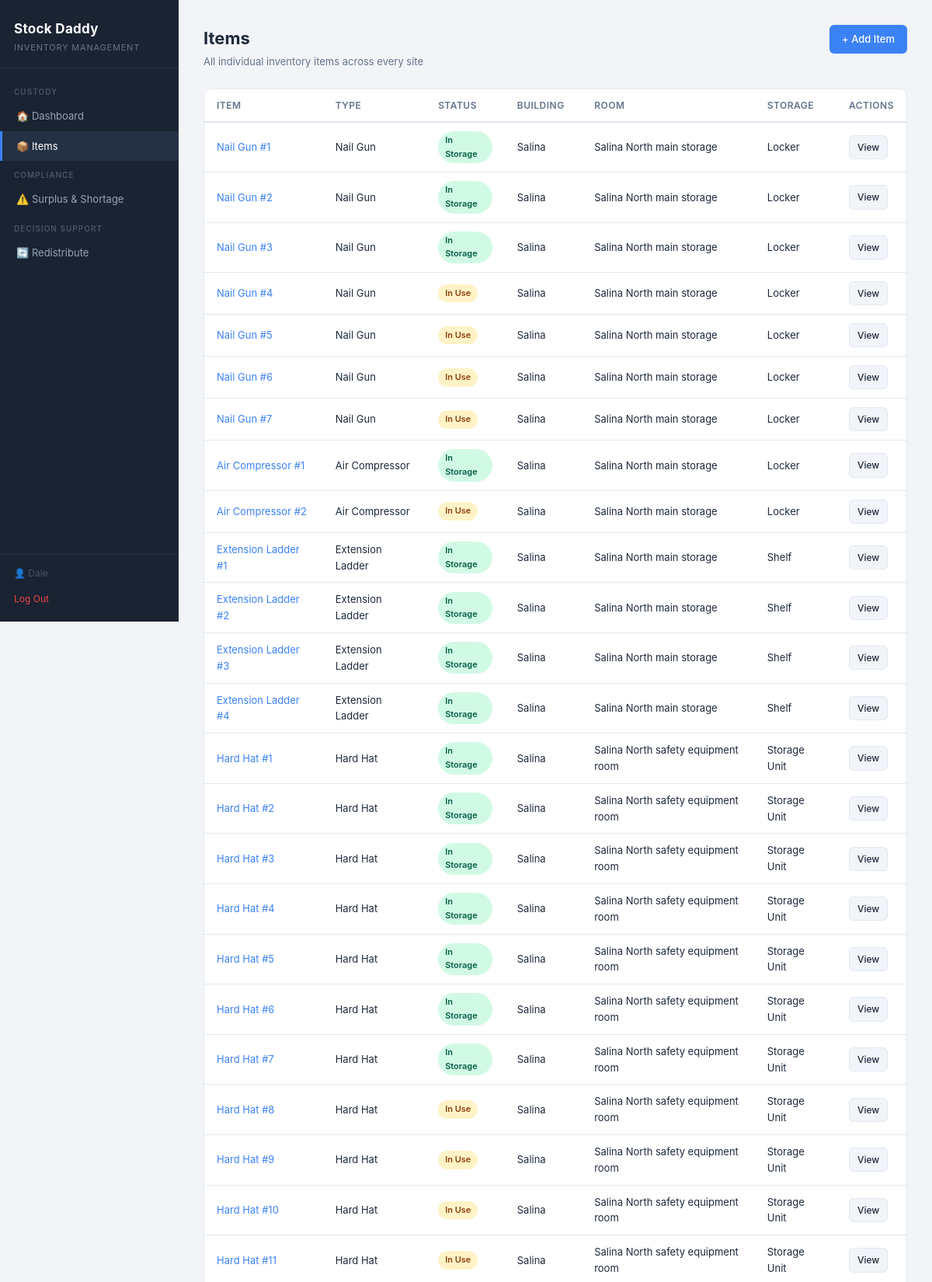
The app's page /items (signed in, upper part) with its own data.
### tables this page shows
CREATE TABLE item (
  item_id      INTEGER PRIMARY KEY AUTOINCREMENT,
  item_type_id INTEGER NOT NULL,
  storage_id   INTEGER NULL,      -- nullable: NULL while item_status = 'In Transit'
  item_name    VARCHAR(100),
  item_status  VARCHAR(100) NOT NULL DEFAULT 'In Storage',
  date_added   DATETIME DEFAULT CURRENT_TIMESTAMP,
  retired      DATETIME NULL,
  FOREIGN KEY (item_type_id) REFERENCES item_type(item_type_id),
  FOREIGN KEY (storage_id) REFERENCES storage(storage_id),
  CONSTRAINT chk_item_status CHECK (item_status IN ('In Storage', 'In Use', 'In Transit'))
);

CREATE TABLE item_type (
  item_type_id      INTEGER PRIMARY KEY AUTOINCREMENT,
  name              VARCHAR(100) NOT NULL UNIQUE,
  description       VARCHAR(255),
  -- Cost to acquire one new unit. NULL = acquisition unavailable (c_k = inf).
  replacement_cost  DECIMAL(10,2) NULL,
  -- REQ-23. NULL = no service-life limit configured for this type (not zero).
  service_life_days INTEGER NULL,
  CONSTRAINT chk_replacement_cost_positive
    CHECK (replacement_cost IS NULL OR replacement_cost > 0),
  CONSTRAINT chk_service_life_positive
    CHECK (service_life_days IS NULL OR service_life_days > 0)
);

CREATE TABLE building (
  building_id     INTEGER PRIMARY KEY AUTOINCREMENT,
  business_id     INTEGER NOT NULL,
  state           VARCHAR(100),
  city            VARCHAR(100),
  street_address  VARCHAR(100),
  retired         DATETIME NULL,
  FOREIGN KEY (business_id) REFERENCES business(business_id)
);

CREATE TABLE room (
  room_id     INTEGER PRIMARY KEY AUTOINCREMENT,
  building_id INTEGER NOT NULL,
  location    VARCHAR(100),
  retired     DATETIME NULL,
  FOREIGN KEY (building_id) REFERENCES building(building_id)
);

CREATE TABLE storage (
  storage_id    INTEGER PRIMARY KEY AUTOINCREMENT,
  room_id       INTEGER NOT NULL,
  storage_type  VARCHAR(100),
  retired       DATETIME NULL,
  FOREIGN KEY (room_id) REFERENCES room(room_id)
);

### app.py (the view)
@app.route("/items")
def items():
    if "user" not in session:
        return redirect(url_for("login"))
    item_list = db.get_items(session["owner_id"])
    return render_template("items.html", user=session["user"], items=item_list)

### db.py (called while the page is built)
def get_connection():
    conn = sqlite3.connect(DB_PATH)
    conn.execute("PRAGMA foreign_keys = ON;")
    conn.row_factory = sqlite3.Row
    return conn

### templates/items.html (shortened to what this page needs)
{% extends "base.html" %}
{% block body %}
<div class="app-layout">
    {% include "nav.html" %}
    <main class="main-content">
        <div class="page-header">
            <div>
                <h2>Items</h2>
                <p>All individual inventory items across every site</p>
            </div>
            <a href="{{ url_for('new_items') }}" class="btn btn-primary">+ Add Item</a>
        </div>
        <div class="card">
            <table class="table">
                <thead>
                    <tr>
                        <th>Item</th>
                        <th>Type</th>
                        <th>Status</th>
                        <th>Building</th>
                        <th>Room</th>
                        <th>Storage</th>
                        <th>Actions</th>
                    </tr>
                </thead>
                <tbody>
                    {% for item in items %}
                    <tr>
                        <td><a href="{{ url_for('item_detail', item_id=item.id) }}">{{ item.name }}</a></td>
                        <td>{{ item.type }}</td>
                        <td>
                            {% if item.status == "In Storage" %}
                                <span class="badge badge-ok">In Storage</span>
                            {% elif item.status == "In Use" %}
                                <span class="badge badge-warning">In Use</span>
                            {% elif item.status == "In Transit" %}
                                <span class="badge badge-transit">In Transit</span>
                            {% endif %}
                        </td>
                        <td>{{ item.building }}</td>
                        <td>{{ item.room }}</td>
                        <td>{{ item.storage }}</td>
                        <td>
                            <a href="{{ url_for('item_detail', item_id=item.id) }}" class="btn btn-small btn-secondary">View</a>
                        </td>
                    </tr>
                    {% else %}
                    <tr>
                        <td colspan="7" class="empty-state">No items found.</td>
                    </tr>
                    {% endfor %}
                </tbody>
            </table>
        </div>
    </main>
</div>
{% endblock %}

### static/css/main.css (style rules this page uses)
*, *::before, *::after { box-sizing: border-box; margin: 0; padding: 0; }
:root { --bg: #f2f4f8; --surface: #ffffff; --sidebar-bg: #1a2332; --sidebar-hover:#243044; --accent: #3b82f6; --accent-dark: #2563eb; --danger: #ef4444; --warning-bg: #fef3c7; --warning-text: #92400e; --success-bg: #d1fae5; --success-text: #065f46; --surplus-bg: #dbeafe; --surplus-text: #1e40af; --shortage-bg: #fee2e2; --shortage-text:#991b1b; --transit-bg: #ede9fe; --transit-text: #5b21b6; --text: #1e293b; --muted: #64748b; --border: #e2e8f0; --sidebar-w: 230px; }
body { font-family: -apple-system, BlinkMacSystemFont, "Segoe UI", Roboto, sans-serif; background: var(--bg); color: var(--text); font-size: 14px; line-height: 1.6; }
a { color: var(--accent); text-decoration: none; }
.app-layout { display: flex; min-height: 100vh; }
.main-content { flex: 1; padding: 32px; overflow-y: auto; min-width: 0; }
.page-header { display: flex; justify-content: space-between; align-items: flex-start; margin-bottom: 24px; gap: 16px; }
.page-header h2 { font-size: 22px; font-weight: 700; margin-bottom: 2px; }
.page-header p { color: var(--muted); font-size: 13px; }
.card { background: var(--surface); border: 1px solid var(--border); border-radius: 10px; margin-bottom: 20px; overflow: hidden; }
.table { width: 100%; border-collapse: collapse; font-size: 13px; }
.table th { text-align: left; padding: 11px 16px; border-bottom: 2px solid var(--border); color: var(--muted); font-weight: 600; font-size: 12px; text-transform: uppercase; letter-spacing: 0.5px; }
.table td { padding: 11px 16px; border-bottom: 1px solid var(--border); }
.badge { display: inline-block; padding: 3px 9px; border-radius: 99px; font-size: 11px; font-weight: 600; }
.badge-ok { background: var(--success-bg); color: var(--success-text); }
.badge-warning { background: var(--warning-bg); color: var(--warning-text); }
.btn { display: inline-block; padding: 8px 16px; border-radius: 6px; border: none; cursor: pointer; font-size: 13px; font-weight: 500; text-decoration: none; transition: background 0.12s; background: var(--accent); color: #fff; white-space: nowrap; }
.btn-primary { background: var(--accent); color: #fff; }
.btn-secondary { background: #f1f5f9; color: var(--text); border: 1px solid var(--border); }
.btn-small { padding: 5px 10px; font-size: 12px; }

### records on screen
item: name "Nail Gun #1", type "Nail Gun", item_status "In Storage", building "Salina", room "Salina North main storage", storage "Locker"
item: name "Nail Gun #2", type "Nail Gun", item_status "In Storage", building "Salina", room "Salina North main storage", storage "Locker"
item: name "Nail Gun #3", type "Nail Gun", item_status "In Storage", building "Salina", room "Salina North main storage", storage "Locker"
item: name "Nail Gun #4", type "Nail Gun", item_status "In Use", building "Salina", room "Salina North main storage", storage "Locker"
item: name "Nail Gun #5", type "Nail Gun", item_status "In Use", building "Salina", room "Salina North main storage", storage "Locker"
item: name "Nail Gun #6", type "Nail Gun", item_status "In Use", building "Salina", room "Salina North main storage", storage "Locker"
item: name "Nail Gun #7", type "Nail Gun", item_status "In Use", building "Salina", room "Salina North main storage", storage "Locker"
item: name "Air Compressor #1", type "Air Compressor", item_status "In Storage", building "Salina", room "Salina North main storage", storage "Locker"
item: name "Air Compressor #2", type "Air Compressor", item_status "In Use", building "Salina", room "Salina North main storage", storage "Locker"
item: name "Extension Ladder #1", type "Extension Ladder", item_status "In Storage", building "Salina", room "Salina North main storage", storage "Shelf"
item: name "Extension Ladder #2", type "Extension Ladder", item_status "In Storage", building "Salina", room "Salina North main storage", storage "Shelf"
item: name "Extension Ladder #3", type "Extension Ladder", item_status "In Storage", building "Salina", room "Salina North main storage", storage "Shelf"
item: name "Extension Ladder #4", type "Extension Ladder", item_status "In Storage", building "Salina", room "Salina North main storage", storage "Shelf"
item: name "Hard Hat #1", type "Hard Hat", item_status "In Storage", building "Salina", room "Salina North safety equipment room", storage "Storage Unit"
item: name "Hard Hat #2", type "Hard Hat", item_status "In Storage", building "Salina", room "Salina North safety equipment room", storage "Storage Unit"
item: name "Hard Hat #3", type "Hard Hat", item_status "In Storage", building "Salina", room "Salina North safety equipment room", storage "Storage Unit"
item: name "Hard Hat #4", type "Hard Hat", item_status "In Storage", building "Salina", room "Salina North safety equipment room", storage "Storage Unit"
item: name "Hard Hat #5", type "Hard Hat", item_status "In Storage", building "Salina", room "Salina North safety equipment room", storage "Storage Unit"
item: name "Hard Hat #6", type "Hard Hat", item_status "In Storage", building "Salina", room "Salina North safety equipment room", storage "Storage Unit"
item: name "Hard Hat #7", type "Hard Hat", item_status "In Storage", building "Salina", room "Salina North safety equipment room", storage "Storage Unit"
item: name "Hard Hat #8", type "Hard Hat", item_status "In Use", building "Salina", room "Salina North safety equipment room", storage "Storage Unit"
item: name "Hard Hat #9", type "Hard Hat", item_status "In Use", building "Salina", room "Salina North safety equipment room", storage "Storage Unit"
item: name "Hard Hat #10", type "Hard Hat", item_status "In Use", building "Salina", room "Salina North safety equipment room", storage "Storage Unit"
item: name "Hard Hat #11", type "Hard Hat", item_status "In Use", building "Salina", room "Salina North safety equipment room", storage "Storage Unit"

### other values on screen
{{ user }} "Dale"
